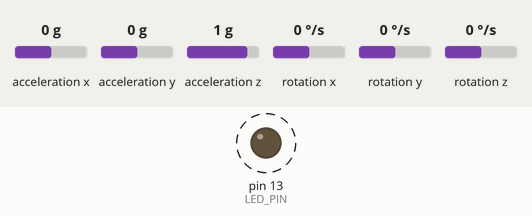
Simulated run of this sketch. Board: Arduino Uno, built with avr-gcc and run on an emulated ATmega328P. On the bench: output pins drawn as LEDs (lit = HIGH). Dashed ring = blinking. The test bench sets the inputs (shaded band); at power-on: rotation x 0 °/s, acceleration x 0 g, acceleration y 0 g, rotation y 0 °/s, acceleration z 1 g, rotation z 0 °/s. What the sketch prints to the serial monitor is not drawn.

Above: at 1.2 s.
1.3 s: rotation x set to -192 °/s
4.3 s: acceleration x set to -1.4 g
7.3 s: acceleration y set to -1.4 g
10.3 s: rotation y set to -192 °/s
Timing chart, 0 to 14.3 s (numbered marks = the images above; inputs shaded):
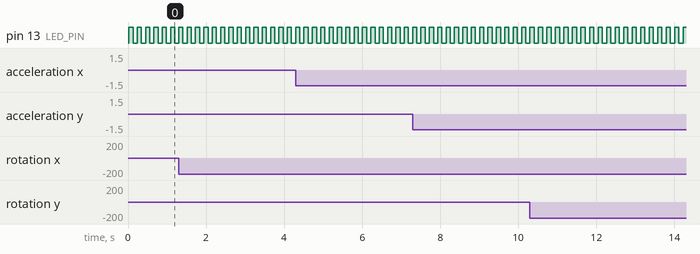

Measured:
- by itself, pin 13 (LED_PIN): alternates HIGH for 0.11 s and LOW for 0.11 s

The sketch:

MPU6050.ino
```cpp
// I2C device class (I2Cdev) demonstration Arduino sketch for MPU6050 class
// 10/7/2011 by Jeff Rowberg <jeff@rowberg.net>
// Updates should (hopefully) always be available at https://github.com/jrowberg/i2cdevlib
//
// Changelog:
//     2011-10-07 - initial release

/* ============================================
I2Cdev device library code is placed under the MIT license
Copyright (c) 2011 Jeff Rowberg

Permission is hereby granted, free of charge, to any person obtaining a copy
of this software and associated documentation files (the "Software"), to deal
in the Software without restriction, including without limitation the rights
to use, copy, modify, merge, publish, distribute, sublicense, and/or sell
copies of the Software, and to permit persons to whom the Software is
furnished to do so, subject to the following conditions:

The above copyright notice and this permission notice shall be included in
all copies or substantial portions of the Software.

THE SOFTWARE IS PROVIDED "AS IS", WITHOUT WARRANTY OF ANY KIND, EXPRESS OR
IMPLIED, INCLUDING BUT NOT LIMITED TO THE WARRANTIES OF MERCHANTABILITY,
FITNESS FOR A PARTICULAR PURPOSE AND NONINFRINGEMENT. IN NO EVENT SHALL THE
AUTHORS OR COPYRIGHT HOLDERS BE LIABLE FOR ANY CLAIM, DAMAGES OR OTHER
LIABILITY, WHETHER IN AN ACTION OF CONTRACT, TORT OR OTHERWISE, ARISING FROM,
OUT OF OR IN CONNECTION WITH THE SOFTWARE OR THE USE OR OTHER DEALINGS IN
THE SOFTWARE.
===============================================
*/

// Arduino Wire library is required if I2Cdev I2CDEV_ARDUINO_WIRE implementation
// is used in I2Cdev.h
#include "Wire.h"

// I2Cdev and MPU6050 must be installed as libraries, or else the .cpp/.h files
// for both classes must be in the include path of your project
#include "I2Cdev.h"
#include "MPU6050.h"

// class default I2C address is 0x68
// specific I2C addresses may be passed as a parameter here
// AD0 low = 0x68 (default for InvenSense evaluation board)
// AD0 high = 0x69
MPU6050 accelgyro;

int16_t ax, ay, az;
int16_t gx, gy, gz;

#define LED_PIN 13
bool blinkState = false;

void setup() {
    // join I2C bus (I2Cdev library doesn't do this automatically)
    Wire.begin();

    // initialize serial communication
    // (38400 chosen because it works as well at 8MHz as it does at 16MHz, but
    // it's really up to you depending on your project)
    Serial.begin(38400);

    // initialize device
    Serial.println("Initializing I2C devices...");
    accelgyro.initialize();

    // verify connection
    Serial.println("Testing device connections...");
    Serial.println(accelgyro.testConnection() ? "MPU6050 connection successful" : "MPU6050 connection failed");

    // configure Arduino LED for
    pinMode(LED_PIN, OUTPUT);
}

void loop() {
    // read raw accel/gyro measurements from device
    accelgyro.getMotion6(&ax, &ay, &az, &gx, &gy, &gz);

    // these methods (and a few others) are also available
    //accelgyro.getAcceleration(&ax, &ay, &az);
    //accelgyro.getRotation(&gx, &gy, &gz);

    // display tab-separated accel/gyro x/y/z values
    Serial.print("a/g:\t");
    float ax_f = ax / float(16384);
    float ay_f = ay / float(16384);
    float az_f = az / float(16384);
    float acc = sqrt(pow(ax_f, 2) + pow(ay_f, 2) + pow(az_f, 2));
    float roll = atan(-gx / float(gz));
    float pitch = atan(gy / sqrt(float(pow(gx, 2), pow(gz, 2))));
    Serial.print(ax_f); Serial.print("\t");
    Serial.print(ay_f); Serial.print("\t");
    Serial.print(az_f); Serial.print("\t");
    Serial.print(gx); Serial.print("\t");
    Serial.print(gy); Serial.print("\t");
    Serial.println(gz);
    Serial.print("Acceleration: ");
    Serial.println(acc);
    Serial.print("roll: ");
    Serial.println(roll);
    Serial.print("pitch: ");
    Serial.println(pitch);

    // blink LED to indicate activity
    blinkState = !blinkState;
    digitalWrite(LED_PIN, blinkState);
    delay(100);
}
```
